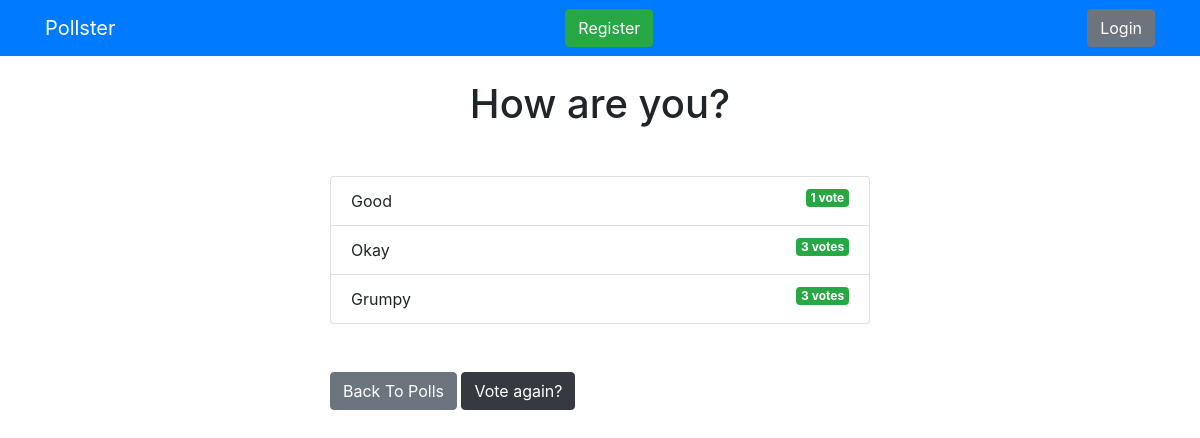
The app's page /polls/2/results/ with its own data.
### polls/models.py (models this page shows, shortened)
class Question(models.Model):
    question_text = models.CharField(max_length=200)
    pub_date = models.DateTimeField('date published')
    def was_published_recently(self):
        now = timezone.now()
        return now - datetime.timedelta(days=1) <= self.pub_date <= now
    was_published_recently.admin_order_field = 'pub_date'
    was_published_recently.boolean = True
    was_published_recently.short_description = 'Published recently?'

class Choice(models.Model):
    question = models.ForeignKey(Question, on_delete=models.CASCADE)
    choice_text = models.CharField(max_length=200)
    votes = models.IntegerField(default=0)

### polls/views.py (the view)
# urls.py: path('<int:pk>/results/', views.ResultsView.as_view(), name='results'),
class ResultsView(generic.DetailView):
    model = Question
    template_name = 'polls/results.html'

### templates/polls/results.html
{% extends 'base.html' %}
{% block content %}
    <h1 class="mb-5 text-center">{{ question.question_text }}</h2>
    <ul class="list-group mb-5">
        {% for choice in question.choice_set.all %}
            <li class="list-group-item">{{ choice.choice_text }}
                <span class="badge badge-success float-right">
                    {{ choice.votes }} vote{{ choice.votes|pluralize }}</span></li>
        {% endfor %}
        </ul>
        <a href="{% url 'polls:index' %}" class="btn btn-secondary">Back To Polls</a>
        <a class="btn btn-dark" href="{% url 'polls:detail' question.id %}">Vote again?</a>
{% endblock %}

### records on screen
Question: question_text "How are you?"
Choice: choice_text "Good", votes "1"
Choice: choice_text "Okay", votes "3"
Choice: choice_text "Grumpy", votes "3"
